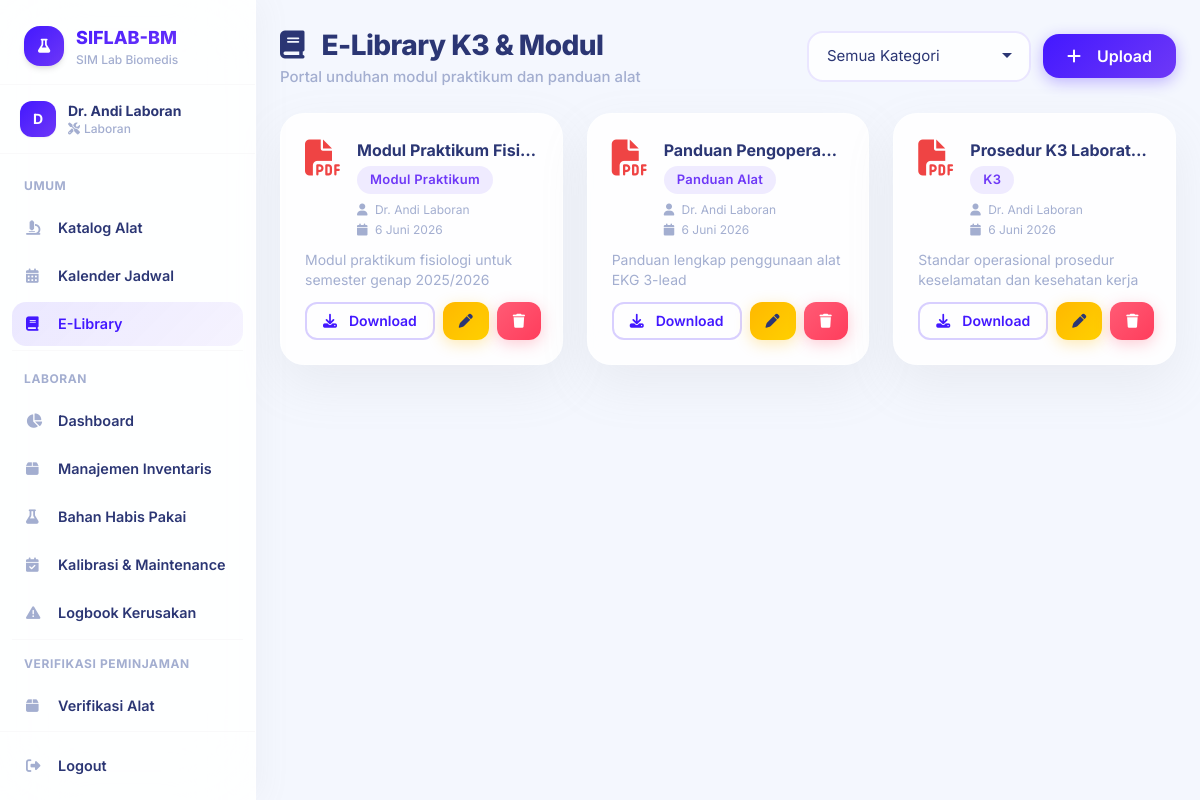
Screenshot of /public/e_library.php (signed in) with the database file from the repository.
### tables this page shows
CREATE TABLE IF NOT EXISTS e_library (
    id INT AUTO_INCREMENT PRIMARY KEY,
    judul VARCHAR(200) NOT NULL,
    tipe ENUM('Modul Praktikum','Panduan Alat','K3','Lainnya') NOT NULL,
    file_path VARCHAR(255) NOT NULL,
    deskripsi TEXT,
    uploaded_by INT NOT NULL,
    created_at TIMESTAMP DEFAULT CURRENT_TIMESTAMP,
    FOREIGN KEY (uploaded_by) REFERENCES users(id) ON DELETE CASCADE
);

CREATE TABLE IF NOT EXISTS users (
    id INT AUTO_INCREMENT PRIMARY KEY,
    username VARCHAR(50) UNIQUE NOT NULL,
    password VARCHAR(255) NOT NULL,
    role ENUM('mahasiswa','laboran','dosen') NOT NULL,
    nama_lengkap VARCHAR(100) NOT NULL,
    nim_nidn VARCHAR(30) DEFAULT NULL,
    prodi VARCHAR(100) DEFAULT 'Teknik Biomedis',
    foto VARCHAR(255) DEFAULT 'default.png',
    created_at TIMESTAMP DEFAULT CURRENT_TIMESTAMP
);

### config/functions.php (called while the page is built, shortened)
<?php
function isRole($role) {
    return isset($_SESSION['role']) && $_SESSION['role'] === $role;
}
function formatTanggalIndo($date) {
    $bulan = [
        1 => 'Januari', 'Februari', 'Maret', 'April', 'Mei', 'Juni',
        'Juli', 'Agustus', 'September', 'Oktober', 'November', 'Desember'
    ];
    $t = strtotime($date);
    $d = date('j', $t);
    $m = (int)date('n', $t);
    $y = date('Y', $t);
    return "$d $bulan[$m] $y";
}

### config/database.php (called while the page is built, shortened)
<?php
$host = 'localhost';
$dbname = 'simlab';
$username = 'root';
$password = '';
try {
    $pdo = new PDO("mysql:host=$host;dbname=$dbname;charset=utf8mb4", $username, $password);
    $pdo->setAttribute(PDO::ATTR_ERRMODE, PDO::ERRMODE_EXCEPTION);
    $pdo->setAttribute(PDO::ATTR_DEFAULT_FETCH_MODE, PDO::FETCH_ASSOC);
} catch (PDOException $e) {
    die("Koneksi database gagal: " . $e->getMessage());
}
function query($sql, $params = []) {
    global $pdo;
    $stmt = $pdo->prepare($sql);
    $stmt->execute($params);
    return $stmt;
}
function fetchAll($sql, $params = []) {
    return query($sql, $params)->fetchAll();
}

### public/e_library.php (the view, shortened to what this page needs)
<?php
require_once '../config/database.php';
require_once '../config/functions.php';
include '../includes/header.php';
$sql = "SELECT e.*, u.nama_lengkap FROM e_library e JOIN users u ON e.uploaded_by = u.id WHERE 1=1";
$params = [];
$sql .= " ORDER BY e.created_at DESC";
$ebooks = fetchAll($sql, $params);
?>
<div class="flex flex-col sm:flex-row sm:items-center sm:justify-between mb-6 gap-4">
    <div>
        <h1 class="page-title"><i class="fas fa-book mr-3"></i> E-Library K3 & Modul</h1>
        <p class="page-subtitle">Portal unduhan modul praktikum dan panduan alat</p>
    </div>
    <div class="flex items-center gap-3">
        <div class="sm:w-56">
            <form method="GET">
                <select name="tipe" class="glass-input" onchange="this.form.submit()">
                    <option value="">Semua Kategori</option>
                </select>
            </form>
        </div>
        <?php if (isRole('laboran')): ?>
        <button class="btn-glass btn-glass-primary" onclick="document.getElementById('tambahModal').classList.remove('hidden')"><i class="fas fa-plus mr-2"></i> Upload</button>
        <?php endif; ?>
    </div>
</div>
<div class="grid grid-cols-1 md:grid-cols-2 lg:grid-cols-3 gap-6">
    <?php foreach ($ebooks as $e): ?>
    <div class="glass-card p-6 flex flex-col">
        <div class="flex items-start gap-4 mb-3">
            <i class="fas fa-file-pdf text-4xl text-red-500"></i>
            <div class="flex-1 min-w-0">
                <h6 class="font-bold text-navy mb-1 truncate"><?= htmlspecialchars($e['judul']) ?></h6>
                <span class="glass-badge badge-info"><?= htmlspecialchars($e['tipe']) ?></span>
                <div class="text-xs text-muted mt-2 space-y-1">
                    <div><i class="fas fa-user mr-1"></i> <?= htmlspecialchars($e['nama_lengkap']) ?></div>
                    <div><i class="fas fa-calendar mr-1"></i> <?= formatTanggalIndo($e['created_at']) ?></div>
                </div>
            </div>
        </div>
        <?php if ($e['deskripsi']): ?>
        <p class="text-sm text-muted mb-3"><?= htmlspecialchars($e['deskripsi']) ?></p>
        <?php endif; ?>
        <div class="mt-auto flex gap-2">
            <a href="../<?= htmlspecialchars($e['file_path']) ?>" class="btn-glass btn-glass-outline btn-sm flex-1 text-center" target="_blank">
                <i class="fas fa-download mr-1"></i> Download
            </a>
            <?php if (isRole('laboran')): ?>
            <button class="btn-glass btn-glass-warning btn-sm" onclick="document.getElementById('editModal<?= $e['id'] ?>').classList.remove('hidden')"><i class="fas fa-pen"></i></button>
            <button class="btn-glass btn-glass-danger btn-sm" onclick="confirmHapus(<?= $e['id'] ?>, '<?= addslashes($e['judul']) ?>')"><i class="fas fa-trash"></i></button>
            <?php endif; ?>
        </div>
    </div>
    <?php endforeach; ?>
</div>
<?php include '../includes/footer.php'; ?>

### assets/css/style.css (style rules this page uses)
* { margin: 0; padding: 0; box-sizing: border-box; }
body { font-family: 'Inter', -apple-system, BlinkMacSystemFont, sans-serif; background: #F4F7FE; color: #2B3674; min-height: 100vh; }
.glass-card { background: rgba(255, 255, 255, 0.85); backdrop-filter: blur(20px); -webkit-backdrop-filter: blur(20px); border: 1px solid rgba(255, 255, 255, 0.5); border-radius: 24px; box-shadow: 0 20px 50px rgba(153, 153, 153, 0.12); transition: all 0.3s ease; }
.btn-glass { border-radius: 16px; font-weight: 600; padding: 0.625rem 1.5rem; transition: all 0.3s ease; border: none; cursor: pointer; display: inline-flex; align-items: center; gap: 0.5rem; }
.btn-glass-primary { background: linear-gradient(135deg, #4318FF, #6E38F7); color: white; box-shadow: 0 4px 15px rgba(67, 24, 255, 0.3); }
.btn-glass-outline { background: transparent; border: 2px solid rgba(67, 24, 255, 0.2); color: #4318FF; }
.btn-glass-warning { background: linear-gradient(135deg, #FFB800, #FFD000); color: #2B3674; box-shadow: 0 4px 15px rgba(255, 184, 0, 0.3); }
.btn-glass-danger { background: linear-gradient(135deg, #FF5B75, #FF3D5C); color: white; box-shadow: 0 4px 15px rgba(255, 91, 117, 0.3); }
.btn-sm { padding: 0.4rem 1rem; font-size: 0.875rem; border-radius: 12px; }
.glass-input { background: rgba(255, 255, 255, 0.8); border: 2px solid rgba(67, 24, 255, 0.1); border-radius: 16px; padding: 0.75rem 1.125rem; color: #2B3674; font-size: 0.9375rem; transition: all 0.3s; width: 100%; outline: none; }
.glass-input::placeholder { color: #A3AED0; }
select.glass-input { appearance: none; background-repeat: no-repeat; background-position: right 1rem center; padding-right: 2.5rem; }
.glass-badge { display: inline-flex; align-items: center; padding: 0.35em 1em; border-radius: 100px; font-size: 0.8125rem; font-weight: 600; letter-spacing: 0.02em; }
.badge-info { background: rgba(67, 24, 255, 0.08); color: #6E38F7; }
.page-title { font-size: 1.75rem; font-weight: 800; color: #2B3674; letter-spacing: -0.02em; }
.page-subtitle { color: #A3AED0; font-weight: 500; font-size: 0.9375rem; }

### rows the page displays
e_library: judul "Modul Praktikum Fisi…", tipe "Modul Praktikum", uploaded_by.nama_lengkap "Dr. Andi Laboran", created_at "6 Juni 2026", deskripsi "Modul praktikum fisiologi untuk semester genap 2025/2026"
e_library: judul "Panduan Pengopera…", tipe "Panduan Alat", uploaded_by.nama_lengkap "Dr. Andi Laboran", created_at "6 Juni 2026", deskripsi "Panduan lengkap penggunaan alat EKG 3-lead"
e_library: judul "Prosedur K3 Laborat…", tipe "K3", uploaded_by.nama_lengkap "Dr. Andi Laboran", created_at "6 Juni 2026", deskripsi "Standar operasional prosedur keselamatan dan kesehatan kerja"

### other values shown
$user_initial "D"
$_SESSION['nama_lengkap'] "Dr. Andi Laboran"
$_SESSION['role'] "Laboran"
